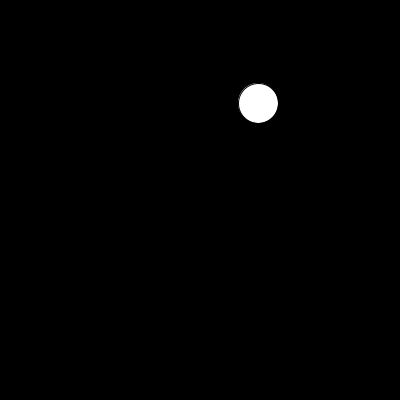
Frame 1 (no input)
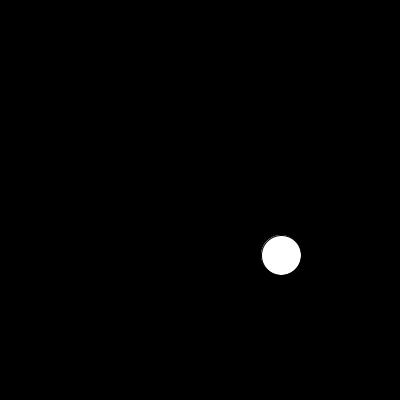
Frame 60 (the mouse pressed at the canvas centre just before this capture)
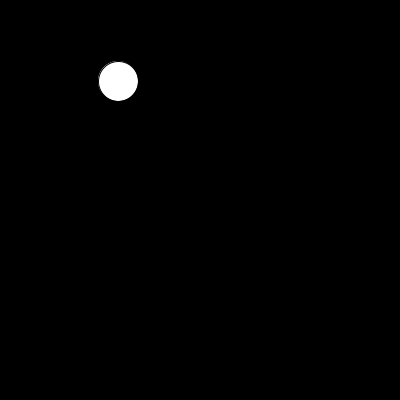
Frame 120 (the mouse held since frame 60 and released just before this capture)

The Processing sketch that drew these frames (run headless with seeded random() and noise(); from frame 60 on, the mouse is pressed at the canvas centre):

// Processing sketch: problem05
// ── problem05.pde
int xPos;
int yPos;

void setup() {
  size(400, 400);
}

void draw() {
  background(0, 0, 0);
    
  xPos = (int)random(width);
  yPos = (int)random(height);
  
  ellipse(xPos, yPos, 40, 40);
    
}
